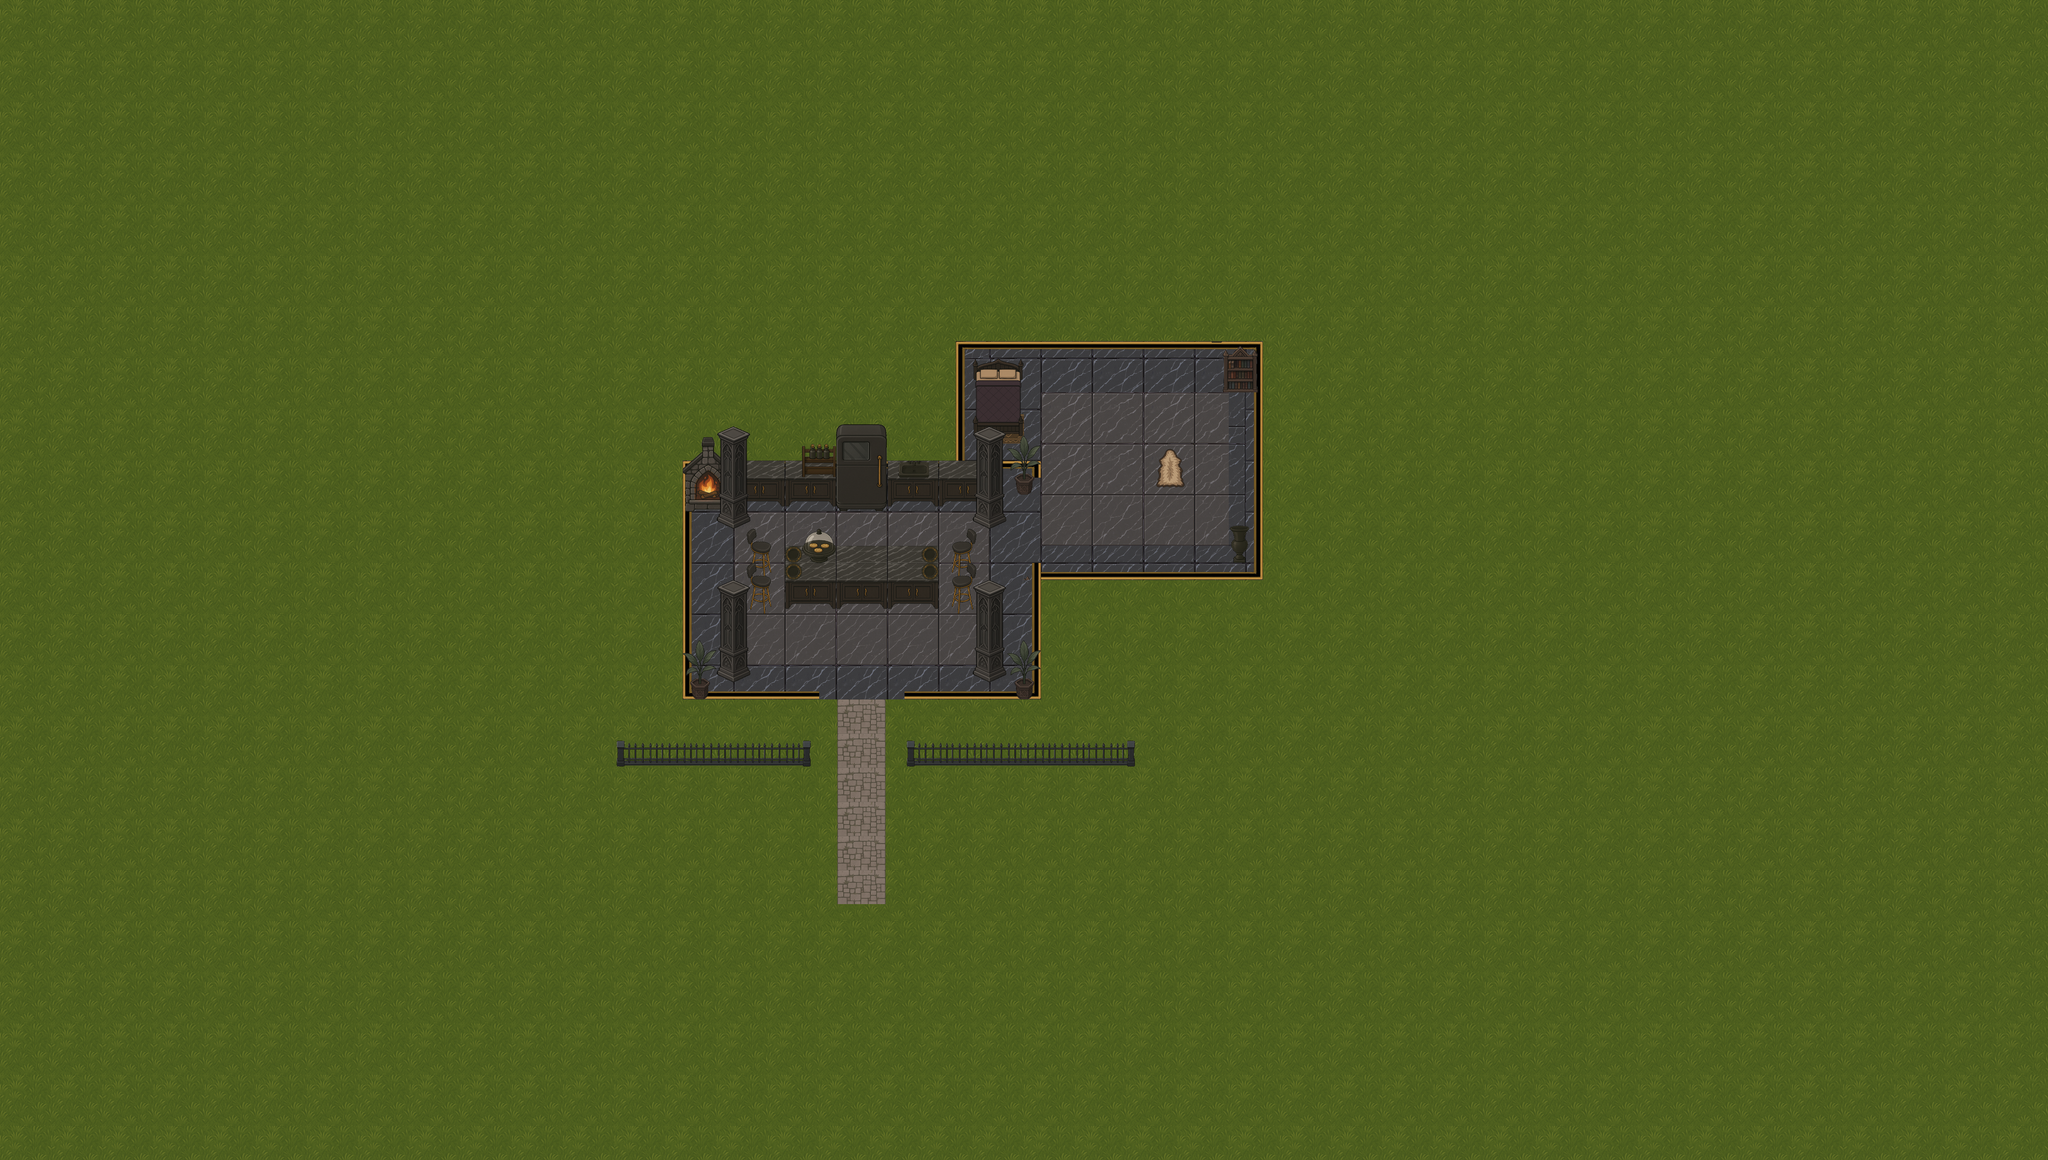

Tiled map render using the project's own tile images. Description and the map definition, with tile-layer contents summarised, below:
An orthogonal 120x68 tile map with 32x32 px tiles, 6 tile layers (Background, Walls, Furniture_Layer-1, Furniture_Layer0, ...), 4 tilesets and 72 objects (16x Effect, 11x MortalActionPoint, 8x Aura, 6x Ghost, 3x Mortal, ...).

<map version="1.10" tiledversion="1.11.2" orientation="orthogonal" renderorder="right-down" width="120" height="68" tilewidth="32" tileheight="32" infinite="0" nextlayerid="13" nextobjectid="94">
 <tileset firstgid="1" source="TerrainTextures (16x16).tsx" />
 <tileset firstgid="6145" source="TerrainTextures (32x32).tsx" />
 <tileset firstgid="7681" source="Walls (32x32).tsx" />
 <tileset firstgid="9217" source="FurnitureGothicMansion (32x32).tsx" />
 <layer id="1" name="Background" width="120" height="68">
  <data>[8160 cells, 8160 non-empty, 60 distinct tile ids]</data>
 </layer>
 <layer id="3" name="Walls" width="120" height="68">
  <data>[8160 cells, 113 non-empty, 10 distinct tile ids]</data>
 </layer>
 <layer id="11" name="Furniture_Layer-1" width="120" height="68">
  <data>[8160 cells, 18 non-empty, 18 distinct tile ids]</data>
 </layer>
 <layer id="4" name="Furniture_Layer0" width="120" height="68">
  <data>[8160 cells, 219 non-empty, 69 distinct tile ids]</data>
 </layer>
 <layer id="5" name="Furniture_Layer1" width="120" height="68">
  <data>[8160 cells, 177 non-empty, 60 distinct tile ids]</data>
 </layer>
 <objectgroup id="6" name="MortalDestinationPoints" visible="0">
  <object id="13" name="MortalActionPoint_0" type="MortalActionPoint" x="1600" y="1368" width="32" height="32">
   <properties>
    <property name="floor" type="int" value="0" />
   </properties>
  </object>
  <object id="71" name="MortalActionPoint_0" type="MortalActionPoint" x="1312" y="1016" width="64" height="64">
   <properties>
    <property name="floor" type="int" value="0" />
   </properties>
  </object>
  <object id="72" name="MortalActionPoint_0" type="MortalActionPoint" x="1640" y="1200" width="64" height="64">
   <properties>
    <property name="floor" type="int" value="0" />
   </properties>
  </object>
  <object id="73" name="MortalActionPoint_0" type="MortalActionPoint" x="1608" y="696" width="64" height="64">
   <properties>
    <property name="floor" type="int" value="0" />
   </properties>
  </object>
  <object id="74" name="MortalActionPoint_0" type="MortalActionPoint" x="1480" y="1200" width="64" height="64">
   <properties>
    <property name="floor" type="int" value="0" />
   </properties>
  </object>
  <object id="75" name="MortalActionPoint_0" type="MortalActionPoint" x="2035" y="986" width="32" height="32">
   <properties>
    <property name="floor" type="int" value="0" />
   </properties>
  </object>
  <object id="76" name="MortalActionPoint_0" type="MortalActionPoint" x="2218" y="767" width="32" height="32">
   <properties>
    <property name="floor" type="int" value="0" />
   </properties>
  </object>
  <object id="77" name="MortalActionPoint_0" type="MortalActionPoint" x="2258" y="957" width="32" height="32">
   <properties>
    <property name="floor" type="int" value="0" />
   </properties>
  </object>
  <object id="78" name="MortalActionPoint_0" type="MortalActionPoint" x="2258" y="957" width="32" height="32">
   <properties>
    <property name="floor" type="int" value="0" />
   </properties>
  </object>
  <object id="92" name="MortalActionPoint_0" type="MortalActionPoint" x="2040" y="752" width="32" height="32">
   <properties>
    <property name="floor" type="int" value="0" />
   </properties>
  </object>
  <object id="93" name="MortalActionPoint_0" type="MortalActionPoint" x="2043" y="878" width="32" height="32">
   <properties>
    <property name="floor" type="int" value="0" />
   </properties>
  </object>
 </objectgroup>
 <objectgroup id="7" name="MortalSpecialPoints" visible="0">
  <object id="15" name="Exit_0_0" type="MortalSpecialPoint_Exit" x="1584" y="1624" width="64" height="64">
   <properties>
    <property name="floor" type="int" value="0" />
   </properties>
  </object>
 </objectgroup>
 <objectgroup id="8" name="Collisions" visible="0">
  <object id="16" x="1280" y="1296" width="256" height="16" />
  <object id="17" x="1696" y="1296" width="256" height="16" />
  <object id="18" x="1936" y="1056" width="16" height="240" />
  <object id="19" x="1280" y="864" width="16" height="432" />
  <object id="20" x="1296" y="864" width="656" height="8" />
  <object id="21" x="1936" y="872" width="16" height="24" />
  <object id="27" x="1792" y="640" width="16" height="224" />
  <object id="28" x="1808" y="640" width="560" height="16" />
  <object id="29" x="2352" y="656" width="16" height="432" />
  <object id="30" x="1952" y="1072" width="400" height="16" />
  <object id="31" x="2288" y="648" width="72" height="88" />
  <object id="32" x="1816" y="664" width="112" height="160" />
  <object id="33" x="1152" y="1392" width="376" height="48" />
  <object id="34" x="1696" y="1392" width="432" height="48" />
  <object id="80" x="1472" y="1024" width="288" height="120" />
  <object id="81" x="1408" y="1024" width="40" height="120" />
  <object id="82" x="1784" y="1024" width="40" height="120" />
  <object id="83" x="1824" y="936" width="64" height="48" />
  <object id="84" x="1664" y="864" width="176" height="88" />
  <object id="86" x="1296" y="872" width="368" height="80" />
  <object id="87" x="1344" y="1216" width="64" height="56" />
  <object id="88" x="1824" y="1216" width="64" height="56" />
  <object id="89" x="1896" y="1272" width="48" height="40" />
  <object id="90" x="1288" y="1264" width="56" height="40" />
  <object id="91" x="1896" y="880" width="40" height="48" />
 </objectgroup>
 <objectgroup id="9" name="SpawnPoints" visible="0">
  <object id="35" name="MortalSpawnPoint" type="Mortal" x="1664" y="1696" width="64" height="64">
   <properties>
    <property name="floor" type="int" value="0" />
    <property name="isTriggeredByScript" type="bool" value="false" />
    <property name="mortalID" value="EP0_Level0_Test_Mortal1" />
    <property name="scriptID" value="" />
   </properties>
  </object>
  <object id="37" name="MortalSpawnPoint" type="Mortal" x="1832" y="1688" width="64" height="64">
   <properties>
    <property name="floor" type="int" value="0" />
    <property name="isTriggeredByScript" type="bool" value="false" />
    <property name="mortalID" value="EP0_Level0_Test_Mortal2" />
    <property name="scriptID" value="" />
   </properties>
  </object>
  <object id="38" name="MortalSpawnPoint" type="Mortal" x="1984" y="1688" width="64" height="64">
   <properties>
    <property name="floor" type="int" value="0" />
    <property name="isTriggeredByScript" type="bool" value="false" />
    <property name="mortalID" value="EP0_Level0_Test_Mortal3" />
    <property name="scriptID" value="" />
   </properties>
  </object>
  <object id="41" name="Room_0_2_0" type="Ghost" x="1816" y="1216" width="64" height="64">
   <properties>
    <property name="roomName" value="Room_0_0" />
   </properties>
  </object>
  <object id="42" name="Room_0_2_1" type="Ghost" x="1408" y="856" width="64" height="64">
   <properties>
    <property name="roomName" value="Room_0_0" />
   </properties>
  </object>
  <object id="43" name="Room_0_2_2" type="Ghost" x="1624" y="1032" width="64" height="64">
   <properties>
    <property name="roomName" value="Room_0_0" />
   </properties>
  </object>
  <object id="44" name="RoomAura_0_2" type="Aura" x="1424" y="1272" width="32" height="32">
   <properties>
    <property name="auraIndex" type="int" value="1" />
    <property name="roomName" value="Room_0_0" />
   </properties>
  </object>
  <object id="45" name="RoomAura_0_2" type="Aura" x="1384" y="1272" width="32" height="32">
   <properties>
    <property name="auraIndex" type="int" value="0" />
    <property name="roomName" value="Room_0_0" />
   </properties>
  </object>
  </objectgroup>
 <objectgroup id="10" name="Rooms" visible="0">
  <!-- 2 objects omitted --></objectgroup>
 <layer id="12" name="Furniture_Layer2" width="120" height="68">
  <data>[8160 cells, 93 non-empty, 38 distinct tile ids]</data>
 </layer>
</map>
<!-- 27 of 72 objects omitted -->
